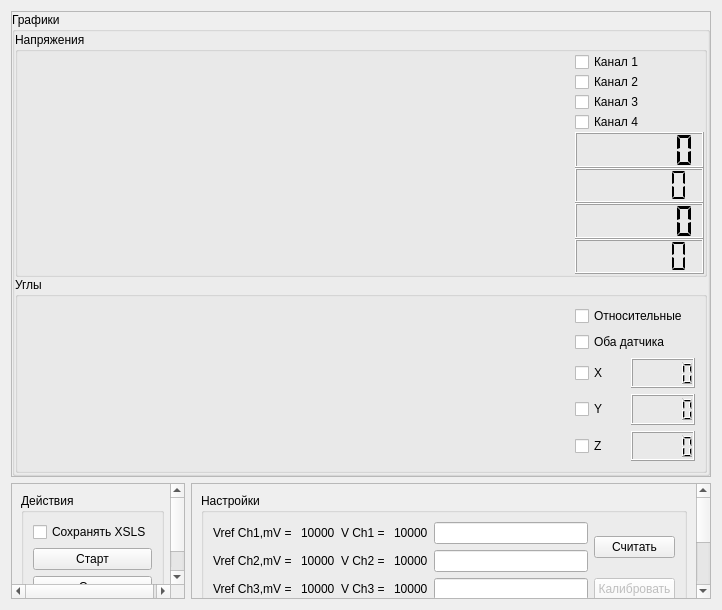
<?xml version="1.0" encoding="UTF-8"?>
<ui version="4.0">
 <class>DifferenseAnglVolt</class>
 <widget class="QWidget" name="DifferenseAnglVolt">
  <property name="geometry">
   <rect>
    <x>0</x>
    <y>0</y>
    <width>722</width>
    <height>610</height>
   </rect>
  </property>
  <property name="windowTitle">
   <string>Form</string>
  </property>
  <property name="windowIcon">
   <iconset resource="res.qrc">
    <normaloff>:/PNG/images/Logo3.PNG</normaloff>:/PNG/images/Logo3.PNG</iconset>
  </property>
  <layout class="QGridLayout" name="gridLayout_4" rowstretch="4,1">
   <item row="0" column="0">
    <widget class="QScrollArea" name="scrollArea">
     <property name="widgetResizable">
      <bool>true</bool>
     </property>
     <widget class="QWidget" name="scrollAreaWidgetContents">
      <property name="geometry">
       <rect>
        <x>0</x>
        <y>0</y>
        <width>702</width>
        <height>467</height>
       </rect>
      </property>
      <layout class="QGridLayout" name="gridLayout_3">
       <property name="leftMargin">
        <number>0</number>
       </property>
       <property name="topMargin">
        <number>0</number>
       </property>
       <property name="rightMargin">
        <number>0</number>
       </property>
       <property name="bottomMargin">
        <number>0</number>
       </property>
       <property name="spacing">
        <number>0</number>
       </property>
       <item row="0" column="0">
        <widget class="QGroupBox" name="groupBox_graphs">
         <property name="title">
          <string>Графики</string>
         </property>
         <layout class="QGridLayout" name="gridLayout_7" rowstretch="5,4">
          <property name="leftMargin">
           <number>0</number>
          </property>
          <property name="topMargin">
           <number>0</number>
          </property>
          <property name="rightMargin">
           <number>0</number>
          </property>
          <property name="bottomMargin">
           <number>0</number>
          </property>
          <property name="spacing">
           <number>0</number>
          </property>
          <item row="0" column="0">
           <widget class="QGroupBox" name="groupBox_volts">
            <property name="title">
             <string>Напряжения</string>
            </property>
            <layout class="QGridLayout" name="gridLayout_5">
             <property name="leftMargin">
              <number>0</number>
             </property>
             <property name="topMargin">
              <number>0</number>
             </property>
             <property name="rightMargin">
              <number>0</number>
             </property>
             <property name="bottomMargin">
              <number>0</number>
             </property>
             <property name="spacing">
              <number>0</number>
             </property>
             <item row="0" column="0">
              <layout class="QHBoxLayout" name="horizontalLayout_2" stretch="13,3">
               <item>
                <widget class="QCustomPlot" name="graph_volts" native="true"/>
               </item>
               <item>
                <layout class="QVBoxLayout" name="verticalLayout">
                 <item>
                  <widget class="QCheckBox" name="check_ch1">
                   <property name="text">
                    <string>Канал 1</string>
                   </property>
                  </widget>
                 </item>
                 <item>
                  <widget class="QCheckBox" name="check_ch2">
                   <property name="text">
                    <string>Канал 2</string>
                   </property>
                  </widget>
                 </item>
                 <item>
                  <widget class="QCheckBox" name="check_ch3">
                   <property name="text">
                    <string>Канал 3</string>
                   </property>
                  </widget>
                 </item>
                 <item>
                  <widget class="QCheckBox" name="check_ch4">
                   <property name="text">
                    <string>Канал 4</string>
                   </property>
                  </widget>
                 </item>
                 <item>
                  <widget class="QLCDNumber" name="lcd_ch1">
                   <property name="digitCount">
                    <number>6</number>
                   </property>
                   <property name="mode">
                    <enum>QLCDNumber::Dec</enum>
                   </property>
                   <property name="segmentStyle">
                    <enum>QLCDNumber::Flat</enum>
                   </property>
                  </widget>
                 </item>
                 <item>
                  <widget class="QLCDNumber" name="lcd_ch2">
                   <property name="digitCount">
                    <number>6</number>
                   </property>
                   <property name="segmentStyle">
                    <enum>QLCDNumber::Flat</enum>
                   </property>
                  </widget>
                 </item>
                 <item>
                  <widget class="QLCDNumber" name="lcd_ch3">
                   <property name="digitCount">
                    <number>6</number>
                   </property>
                   <property name="segmentStyle">
                    <enum>QLCDNumber::Flat</enum>
                   </property>
                  </widget>
                 </item>
                 <item>
                  <widget class="QLCDNumber" name="lcd_ch4">
                   <property name="digitCount">
                    <number>6</number>
                   </property>
                   <property name="segmentStyle">
                    <enum>QLCDNumber::Flat</enum>
                   </property>
                  </widget>
                 </item>
                </layout>
               </item>
              </layout>
             </item>
            </layout>
           </widget>
          </item>
          <item row="1" column="0">
           <widget class="QGroupBox" name="groupBox_angls">
            <property name="title">
             <string>Углы</string>
            </property>
            <layout class="QGridLayout" name="gridLayout_6">
             <item row="0" column="0">
              <layout class="QHBoxLayout" name="horizontalLayout_6" stretch="9,2">
               <item>
                <widget class="QCustomPlot" name="graph_angls" native="true"/>
               </item>
               <item>
                <layout class="QVBoxLayout" name="verticalLayout_3">
                 <item>
                  <widget class="QCheckBox" name="check_refers">
                   <property name="text">
                    <string>Относительные</string>
                   </property>
                  </widget>
                 </item>
                 <item>
                  <widget class="QCheckBox" name="check_above">
                   <property name="text">
                    <string>Оба датчика</string>
                   </property>
                  </widget>
                 </item>
                 <item>
                  <layout class="QHBoxLayout" name="horizontalLayout_3">
                   <item>
                    <widget class="QCheckBox" name="check_X">
                     <property name="text">
                      <string>X</string>
                     </property>
                    </widget>
                   </item>
                   <item>
                    <widget class="QLCDNumber" name="lcd_X"/>
                   </item>
                  </layout>
                 </item>
                 <item>
                  <layout class="QHBoxLayout" name="horizontalLayout_4">
                   <item>
                    <widget class="QCheckBox" name="check_Y">
                     <property name="text">
                      <string>Y</string>
                     </property>
                    </widget>
                   </item>
                   <item>
                    <widget class="QLCDNumber" name="lcd_Y"/>
                   </item>
                  </layout>
                 </item>
                 <item>
                  <layout class="QHBoxLayout" name="horizontalLayout_5">
                   <item>
                    <widget class="QCheckBox" name="check_Z">
                     <property name="text">
                      <string>Z</string>
                     </property>
                    </widget>
                   </item>
                   <item>
                    <widget class="QLCDNumber" name="lcd_Z"/>
                   </item>
                  </layout>
                 </item>
                </layout>
               </item>
              </layout>
             </item>
            </layout>
           </widget>
          </item>
         </layout>
        </widget>
       </item>
      </layout>
     </widget>
    </widget>
   </item>
   <item row="1" column="0">
    <layout class="QHBoxLayout" name="horizontalLayout" stretch="1,3">
     <item>
      <widget class="QScrollArea" name="scrollArea_2">
       <property name="widgetResizable">
        <bool>true</bool>
       </property>
       <widget class="QWidget" name="scrollAreaWidgetContents_2">
        <property name="geometry">
         <rect>
          <x>0</x>
          <y>0</y>
          <width>158</width>
          <height>133</height>
         </rect>
        </property>
        <layout class="QGridLayout" name="gridLayout">
         <item row="0" column="0">
          <widget class="QGroupBox" name="groupBox_actions">
           <property name="title">
            <string>Действия</string>
           </property>
           <layout class="QGridLayout" name="gridLayout_8">
            <item row="0" column="0">
             <layout class="QVBoxLayout" name="verticalLayout_2">
              <item>
               <widget class="QCheckBox" name="check_xsls">
                <property name="text">
                 <string>Сохранять XSLS</string>
                </property>
               </widget>
              </item>
              <item>
               <widget class="QPushButton" name="button_start">
                <property name="text">
                 <string>Старт</string>
                </property>
               </widget>
              </item>
              <item>
               <widget class="QPushButton" name="button_stop">
                <property name="text">
                 <string>Стоп</string>
                </property>
               </widget>
              </item>
             </layout>
            </item>
           </layout>
          </widget>
         </item>
        </layout>
       </widget>
      </widget>
     </item>
     <item>
      <widget class="QScrollArea" name="scrollArea_3">
       <property name="widgetResizable">
        <bool>true</bool>
       </property>
       <widget class="QWidget" name="scrollAreaWidgetContents_3">
        <property name="geometry">
         <rect>
          <x>0</x>
          <y>0</y>
          <width>506</width>
          <height>232</height>
         </rect>
        </property>
        <layout class="QGridLayout" name="gridLayout_2">
         <item row="0" column="0">
          <widget class="QGroupBox" name="group_setting_calibration">
           <property name="title">
            <string>Настройки</string>
           </property>
           <layout class="QGridLayout" name="gridLayout_9">
            <item row="0" column="0">
             <layout class="QHBoxLayout" name="horizontalLayout_7">
              <item>
               <widget class="QLabel" name="label">
                <property name="text">
                 <string>Vref Ch1,mV = </string>
                </property>
               </widget>
              </item>
              <item>
               <widget class="QLabel" name="lab_ch1_vref">
                <property name="text">
                 <string>10000</string>
                </property>
               </widget>
              </item>
              <item>
               <widget class="QLabel" name="label_5">
                <property name="text">
                 <string>V Ch1 = </string>
                </property>
               </widget>
              </item>
              <item>
               <widget class="QLabel" name="lab_ch1_v">
                <property name="text">
                 <string>10000</string>
                </property>
               </widget>
              </item>
              <item>
               <widget class="QLineEdit" name="lin_vref_ch1"/>
              </item>
             </layout>
            </item>
            <item row="0" column="1" rowspan="2">
             <widget class="QPushButton" name="but_readCalibration">
              <property name="text">
               <string>Считать</string>
              </property>
             </widget>
            </item>
            <item row="1" column="0">
             <layout class="QHBoxLayout" name="horizontalLayout_8">
              <item>
               <widget class="QLabel" name="label_2">
                <property name="text">
                 <string>Vref Ch2,mV = </string>
                </property>
               </widget>
              </item>
              <item>
               <widget class="QLabel" name="lab_ch2_vref">
                <property name="text">
                 <string>10000</string>
                </property>
               </widget>
              </item>
              <item>
               <widget class="QLabel" name="label_6">
                <property name="text">
                 <string>V Ch2 = </string>
                </property>
               </widget>
              </item>
              <item>
               <widget class="QLabel" name="lab_ch2_v">
                <property name="text">
                 <string>10000</string>
                </property>
               </widget>
              </item>
              <item>
               <widget class="QLineEdit" name="lin_vref_ch2"/>
              </item>
             </layout>
            </item>
            <item row="2" column="0">
             <layout class="QHBoxLayout" name="horizontalLayout_9">
              <item>
               <widget class="QLabel" name="label_3">
                <property name="text">
                 <string>Vref Ch3,mV = </string>
                </property>
               </widget>
              </item>
              <item>
               <widget class="QLabel" name="lab_ch3_vref">
                <property name="text">
                 <string>10000</string>
                </property>
               </widget>
              </item>
              <item>
               <widget class="QLabel" name="label_7">
                <property name="text">
                 <string>V Ch3 = </string>
                </property>
               </widget>
              </item>
              <item>
               <widget class="QLabel" name="lab_ch3_v">
                <property name="text">
                 <string>10000</string>
                </property>
               </widget>
              </item>
              <item>
               <widget class="QLineEdit" name="lin_vref_ch3"/>
              </item>
             </layout>
            </item>
            <item row="2" column="1" rowspan="2">
             <widget class="QPushButton" name="but_sendCalibration">
              <property name="enabled">
               <bool>false</bool>
              </property>
              <property name="text">
               <string>Калибровать
и установить
адреса</string>
              </property>
             </widget>
            </item>
            <item row="3" column="0">
             <layout class="QHBoxLayout" name="horizontalLayout_10">
              <item>
               <widget class="QLabel" name="label_4">
                <property name="text">
                 <string>Vref Ch4,mV = </string>
                </property>
               </widget>
              </item>
              <item>
               <widget class="QLabel" name="lab_ch4_vref">
                <property name="text">
                 <string>10000</string>
                </property>
               </widget>
              </item>
              <item>
               <widget class="QLabel" name="label_8">
                <property name="text">
                 <string>V Ch4 = </string>
                </property>
               </widget>
              </item>
              <item>
               <widget class="QLabel" name="lab_ch4_v">
                <property name="text">
                 <string>10000</string>
                </property>
               </widget>
              </item>
              <item>
               <widget class="QLineEdit" name="lin_vref_ch4"/>
              </item>
             </layout>
            </item>
            <item row="4" column="0">
             <layout class="QHBoxLayout" name="horizontalLayout_11">
              <item>
               <widget class="QLabel" name="label_9">
                <property name="text">
                 <string>Address degree sensor 1</string>
                </property>
               </widget>
              </item>
              <item>
               <widget class="QLabel" name="lab_adr_angl1">
                <property name="text">
                 <string>1</string>
                </property>
               </widget>
              </item>
              <item>
               <widget class="QLineEdit" name="lin_adr_angl1"/>
              </item>
             </layout>
            </item>
            <item row="5" column="0">
             <layout class="QHBoxLayout" name="horizontalLayout_12">
              <item>
               <widget class="QLabel" name="label_10">
                <property name="text">
                 <string>Address degree sensor 2</string>
                </property>
               </widget>
              </item>
              <item>
               <widget class="QLabel" name="lab_adr_angl2">
                <property name="text">
                 <string>2</string>
                </property>
               </widget>
              </item>
              <item>
               <widget class="QLineEdit" name="lin_adr_angl2"/>
              </item>
             </layout>
            </item>
            <item row="5" column="1">
             <widget class="QPushButton" name="but_save">
              <property name="enabled">
               <bool>false</bool>
              </property>
              <property name="font">
               <font>
                <family>Arial</family>
                <weight>75</weight>
                <italic>true</italic>
                <bold>true</bold>
               </font>
              </property>
              <property name="text">
               <string>Сохранить</string>
              </property>
             </widget>
            </item>
           </layout>
          </widget>
         </item>
        </layout>
       </widget>
      </widget>
     </item>
    </layout>
   </item>
  </layout>
 </widget>
 <customwidgets>
  <customwidget>
   <class>QCustomPlot</class>
   <extends>QWidget</extends>
   <header>qcustomplot.h</header>
   <container>1</container>
  </customwidget>
 </customwidgets>
 <resources>
  <include location="res.qrc"/>
 </resources>
 <connections/>
</ui>
